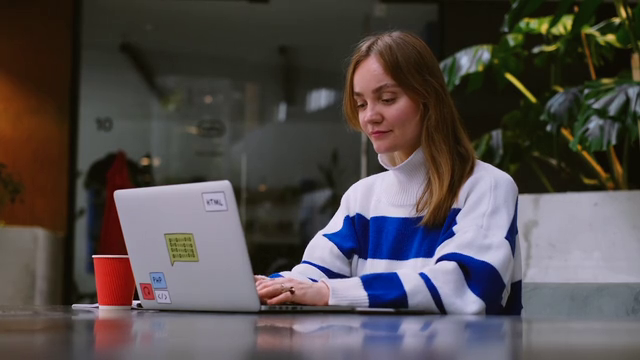
#> input picture frame 67 of video.mp4, 640 x 360 px
$ python main.py
#> lines starting #> are read from the running program, lines starting #| are printed output that depends on the picture; after the words box and inside, x2 and y2 are one past the last pixel; in counts of white or black regions, pixels touching at a corner belong together
import cv2

def face_capture():
    cascade_path = 'filters/haarcascade_frontalface_default.xml'

    clf = cv2.CascadeClassifier(cascade_path)
    camera = cv2.VideoCapture('video.mp4')

    while True:
        _, frame = camera.read()
#> frame is the input picture: shape (360, 640, 3); mean B, G, R 75.8, 75.8, 82.1

        gray = cv2.cvtColor(frame, cv2.COLOR_BGR2GRAY)
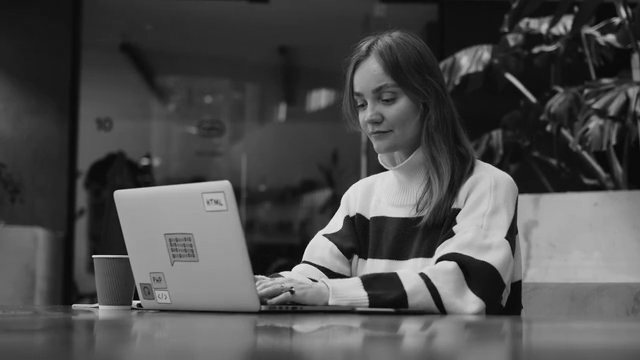
#> gray: shape (360, 640); min 0, max 237, mean 77.7

        faces = clf.detectMultiScale(
            gray,
            scaleFactor=1.1,
            minNeighbors=5,
            minSize=(30,30),
            flags=cv2.CASCADE_SCALE_IMAGE
        )
#> faces = [[336, 69, 80, 80]]

        for (x, y, width, height) in faces:
            cv2.rectangle(frame, (x, y), (x + width, y + height), (255, 255, 0), 2)
#> this loop made 1 pass
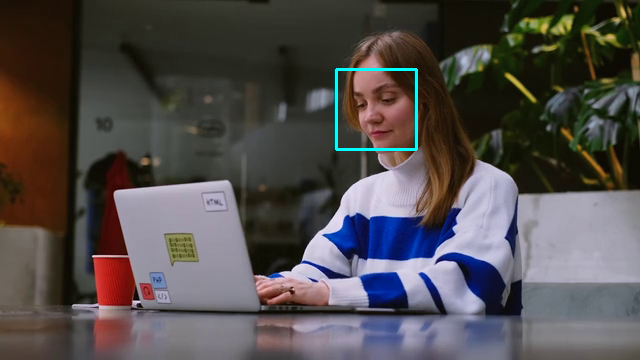
#> frame: shape (360, 640, 3); 0.41% of pixels changed, all inside (x1, y1, x2, y2) = (335, 68, 418, 151)

        cv2.imshow('Faces', frame)

        if cv2.waitKey(1) == ord('q'):
#> (key q is pressed here)
            break

    camera.release()
    cv2.destroyAllWindows()

def main():
    face_capture()

if __name__ == '__main__':
    main()

$ run again, starting later in the video
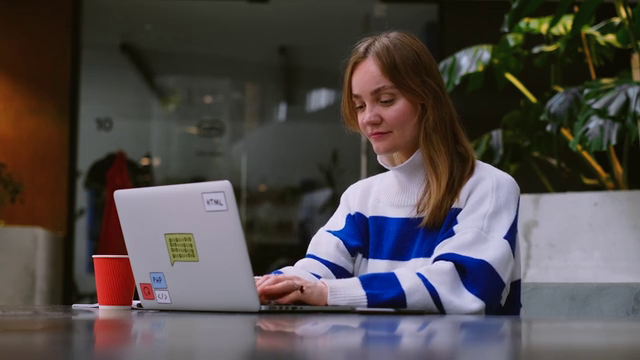
#> input picture frame 302 of video.mp4, 640 x 360 px
#> in face_capture, frame is the input picture: shape (360, 640, 3); mean B, G, R 74.9, 75.2, 81.6
#> in face_capture, `gray = cv2.cvtColor(frame, cv2.COLOR_BGR2GRAY)`:
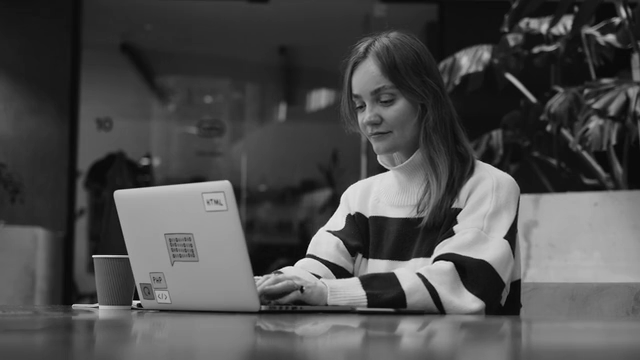
#> gray: shape (360, 640); min 0, max 236, mean 77.1
#> faces = [[335, 71, 80, 80]]
#> the loop in face_capture, `for (x, y, width, height) in faces:` made 1 pass
#> after the loop in face_capture, `for (x, y, width, height) in faces:`:
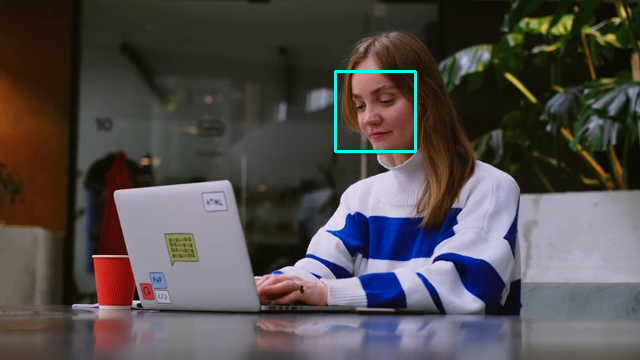
#> frame: shape (360, 640, 3); 0.41% of pixels changed, all inside (x1, y1, x2, y2) = (334, 70, 417, 153)

$ run again, starting later in the video
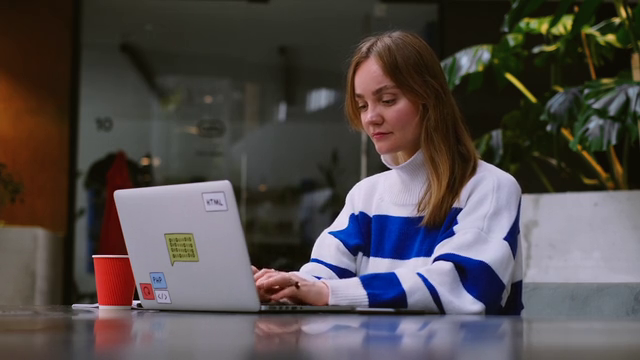
#> input picture frame 538 of video.mp4, 640 x 360 px
#> in face_capture, frame is the input picture: shape (360, 640, 3); mean B, G, R 74.5, 74.8, 81.2
#> in face_capture, `gray = cv2.cvtColor(frame, cv2.COLOR_BGR2GRAY)`:
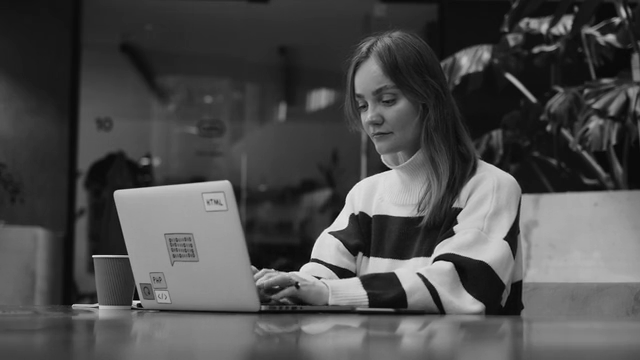
#> gray: shape (360, 640); min 1, max 236, mean 76.6
#> faces = [[336, 70, 80, 80]]
#> the loop in face_capture, `for (x, y, width, height) in faces:` made 1 pass
#> after the loop in face_capture, `for (x, y, width, height) in faces:`:
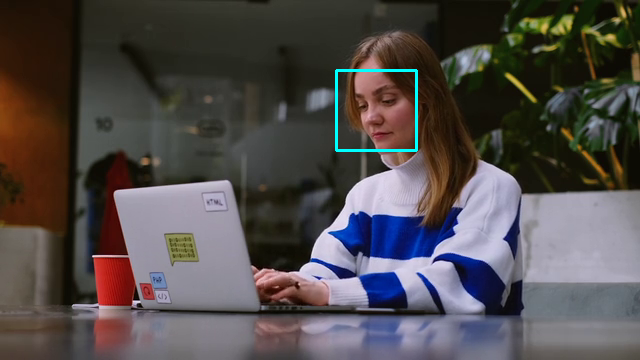
#> frame: shape (360, 640, 3); 0.41% of pixels changed, all inside (x1, y1, x2, y2) = (335, 69, 418, 152)
